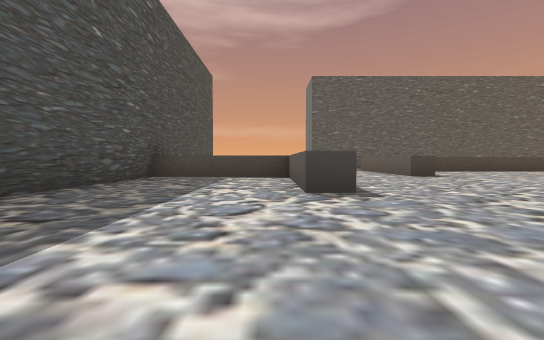
[1] (above)

16 first-person views from a walk through a Unity game level. The camera is 0.64 m above the floor, tilts 2° down and sees 90° across. The floor is counted in squares, 2 m on a side. Each view is taken from the middle of a square. On the plan, view 1 faces up. The plan holds only what a view shows up to about 9 squares ahead; the rest is blank. The player character is not drawn. Some animated figures are left out. Some surface patterns are stand-ins.

[2]
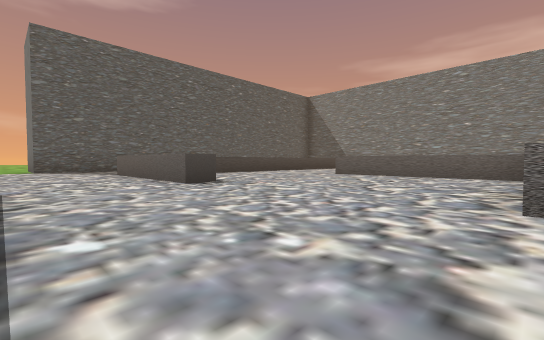

[3]
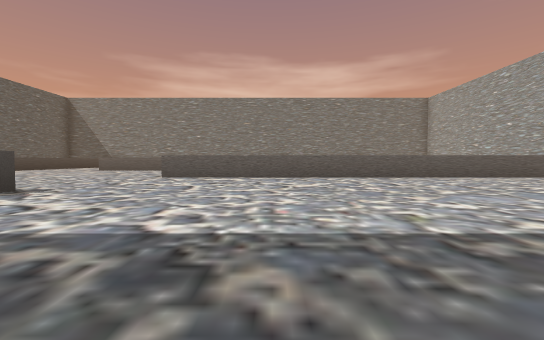

[4]
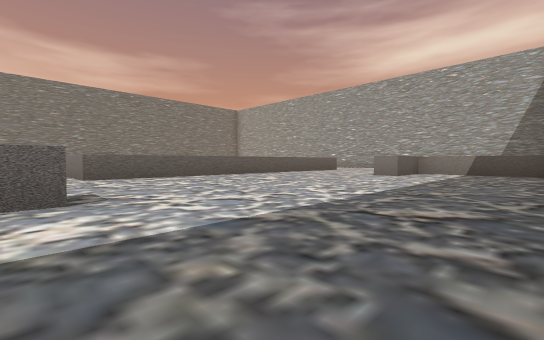

[5]
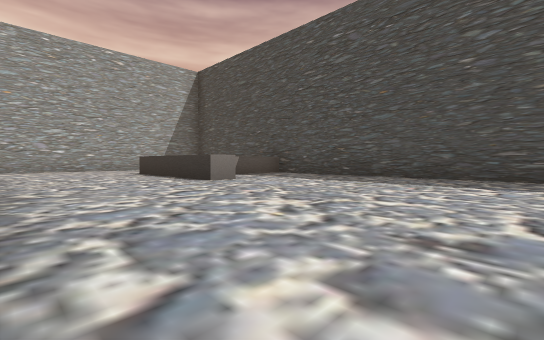

[6]
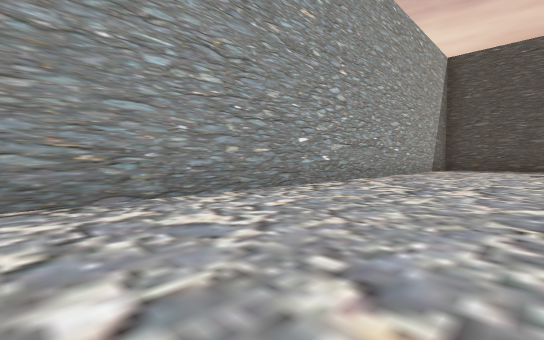

[7]
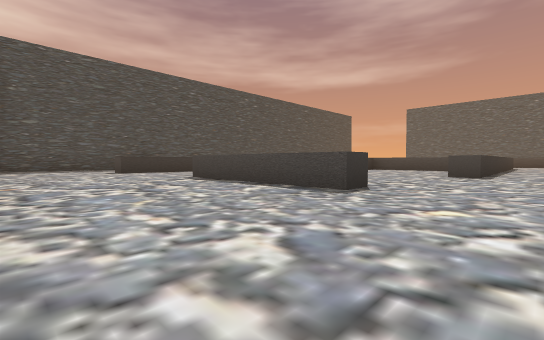

[8]
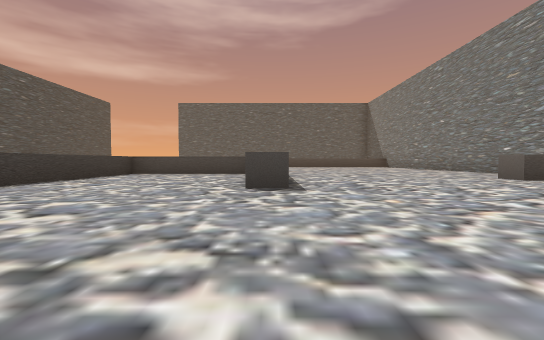

[9]
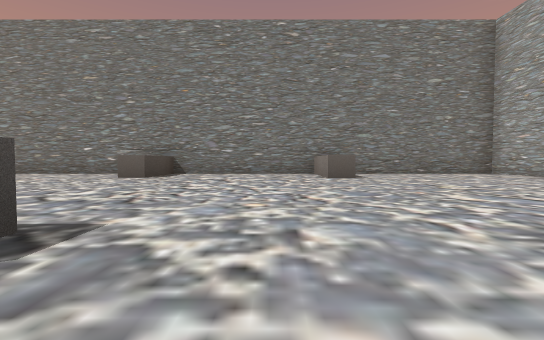

[10]
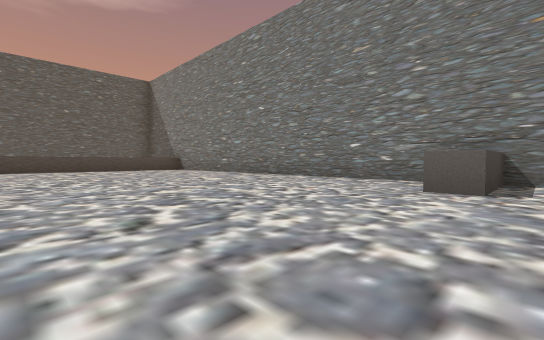

[11]
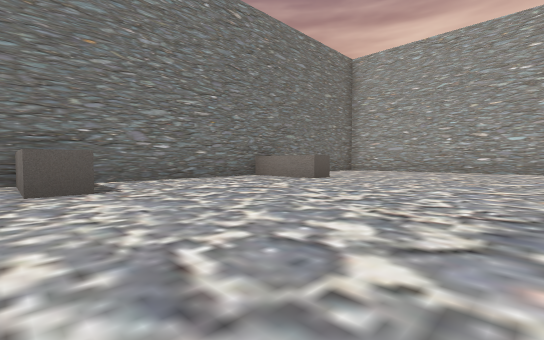

[12]
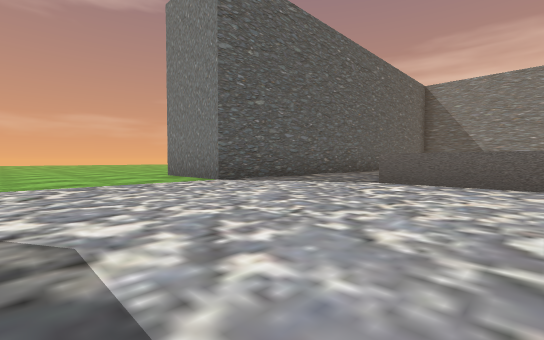

[13]
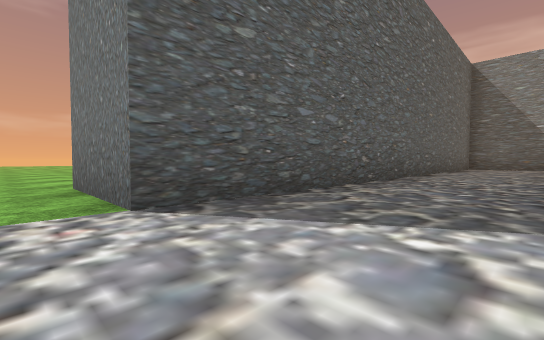

[14]
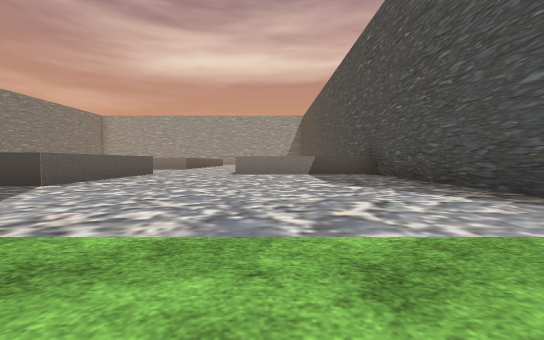

[15]
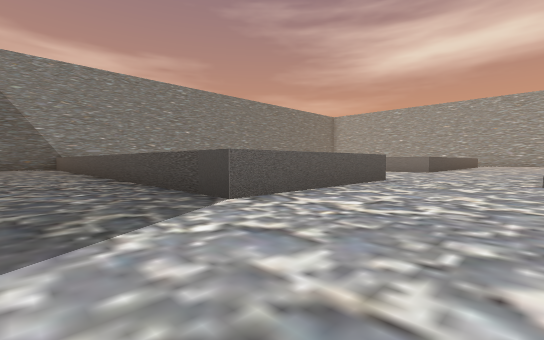

[16]
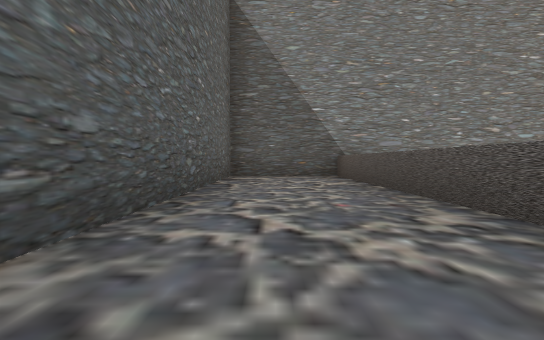

### Floor plan
Key: @ floor where view 1 was taken; # wall or solid block; . floor; ^ raised ledge.
Columns run from 3 left of view 1 to 13 right of it. Each row starts with its distance up from view 1.
 21     ..
 20     ..
 19   ....
 18   ....
 17   ....
 16   ....
 15   ....
 14   ....
 13   ....
 12   ...#
 11   ...############
 10 #...............#
  9 #...............#
  8 #.....^^^^^^^^^^#
  7 #.....^.........#
  6 #.....^.........#
  5 #^^^^.....^.....#
  4 #...^.....^.....#
  3 #...^.....^.....#
  2 #......^^^^.....#
  1 #.........^.....#
  0 #..@......^.....#
 -1 #.........^....##
 -2 #...............#
 -3 #..^... ........#
 -4 #^^^...  .....^^#
 -5 #  ^...^^^......#
 -6 #...............#
 -7 #...............#
 -8 #...............#
 -9 #################

Where each view was taken, in squares from view 1:
view 1: 0 up, 0 right, facing up
view 2: 2 up, 1 right, facing up-right
view 3: 0 up, 2 left, facing right
view 4: 3 up, 2 left, facing down-right
view 5: 1 up, 3 right, facing down-left
view 6: 6 down, 8 right, facing down-left
view 7: 8 down, 8 right, facing up-left
view 8: 5 down, 7 right, facing up
view 9: 3 down, 6 right, facing right
view 10: 1 down, 8 right, facing up-right
view 11: 0 up, 8 right, facing down-right
view 12: 7 up, 1 left, facing up-right
view 13: 9 up, 1 right, facing up-right
view 14: 12 up, 0 right, facing down
view 15: 10 up, 1 right, facing down-right
view 16: 10 up, 7 right, facing right
